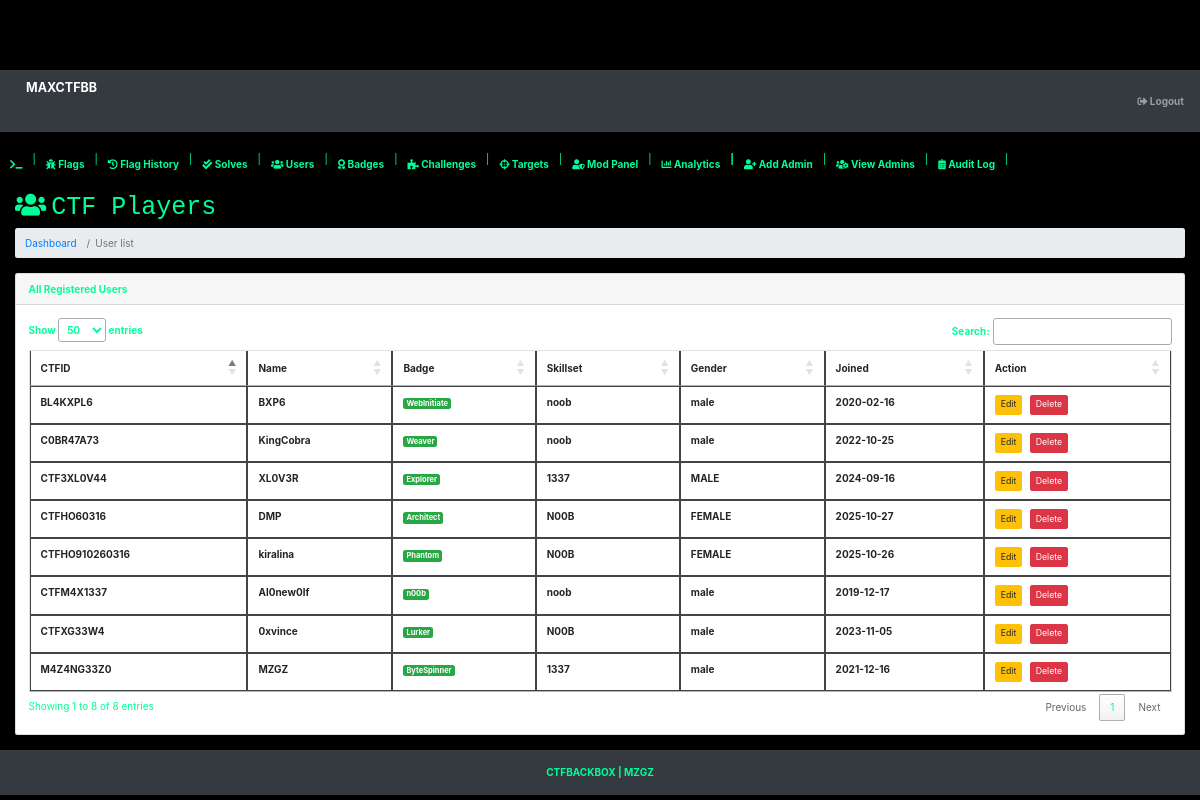
The app's page /admin/userz.php (signed in), older data.
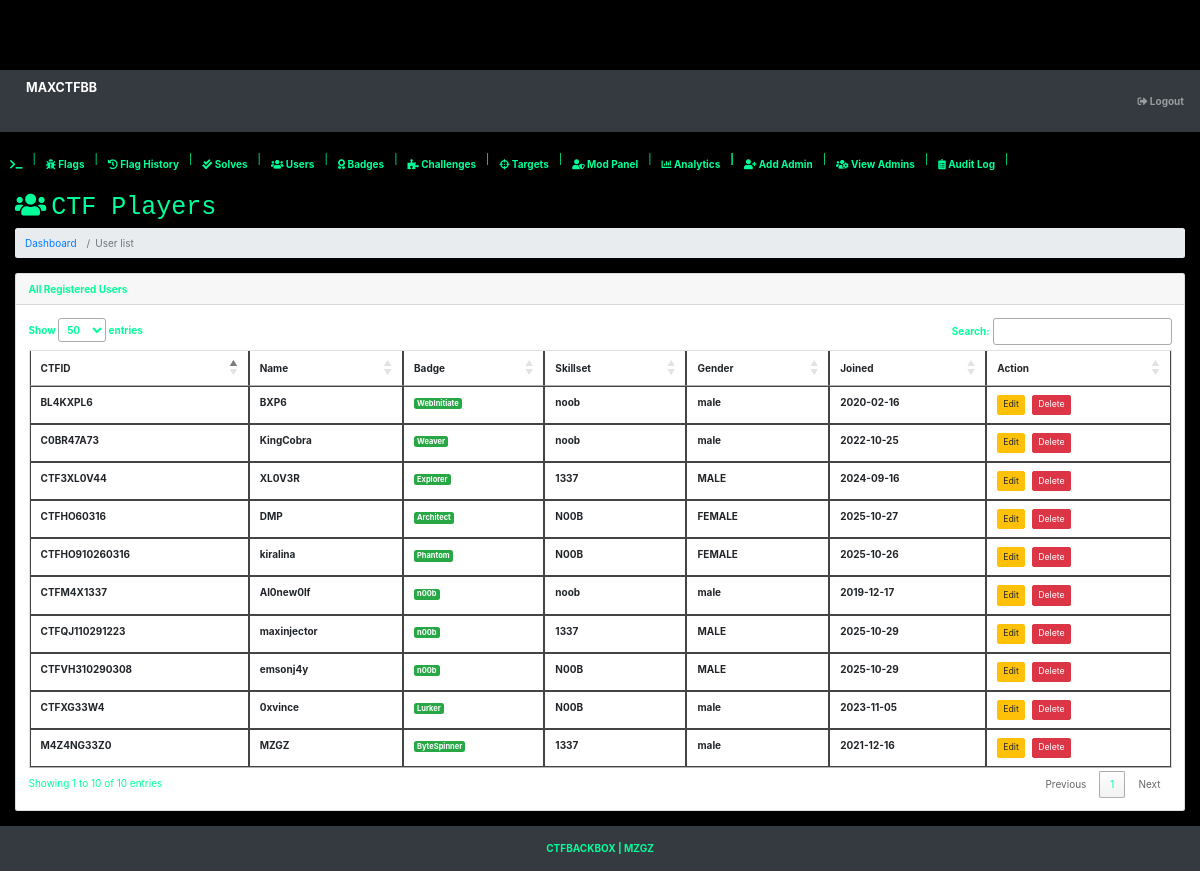
The same page, newer data.
### tables this page shows
CREATE TABLE `accounts` (
  `id` int(11) NOT NULL,
  `ctfid` varchar(30) NOT NULL COMMENT 'autoogenctfid',
  `ctfname` varchar(20) NOT NULL COMMENT 'cybername of user',
  `ctfscore` int(5) NOT NULL COMMENT 'score of user',
  `joined` varchar(20) NOT NULL COMMENT 'date user joined',
  `ctfskillset` varchar(4) NOT NULL COMMENT 'noob or 1337',
  `gender` varchar(10) NOT NULL COMMENT 'male ni or female',
  `ctfemail` varchar(30) NOT NULL COMMENT 'email',
  `ctfpassword` varchar(1000) NOT NULL COMMENT 'password',
  `farko` varchar(11) DEFAULT NULL COMMENT 'basic if uuser bypass d html reg'
);

CREATE TABLE `badges` (
  `id` int(11) NOT NULL,
  `title` varchar(50) NOT NULL,
  `vibe` varchar(255) NOT NULL,
  `required_score` int(11) NOT NULL DEFAULT '0'
);

### admin/userz.php (the view, shortened to what this page needs)
<?php include 'header.php'; ?>
<div id="layoutSidenav_content">
<main>
<div class="container-fluid">
<h1 class="mt-4"><i class="fas fa-users" style="margin-right: 5px;"></i>CTF Players</h1>
<ol class="breadcrumb mb-4">
    <li class="breadcrumb-item"><a href="dashboard.php">Dashboard</a></li>
    <li class="breadcrumb-item active">User list</li>
</ol>
<div class="card mb-4">
<div class="card-header text-green">All Registered Users</div>
<div class="card-body">
<div class="table-responsive">
<table class="table table-bordered text-green" id="userTable" width="100%" cellspacing="0">
<thead>
<tr>
    <th>CTFID</th>
    <th>Name</th>
    <th>Badge</th>
    <th>Skillset</th>
    <th>Gender</th>
    <th>Joined</th>
    <th>Action</th>
</tr>
</thead>
<tbody>
<?php
$get = "SELECT * FROM accounts ORDER BY ctfscore DESC";
$run = mysqli_query($conn,$get);
while($row = mysqli_fetch_array($run)){
    $ctfid = htmlspecialchars($row['ctfid'], ENT_QUOTES, 'UTF-8');
    $name = htmlspecialchars($row['ctfname'], ENT_QUOTES, 'UTF-8');
    $score = intval($row['ctfscore']);
    $skill = htmlspecialchars($row['ctfskillset'], ENT_QUOTES, 'UTF-8');
    $gender = htmlspecialchars($row['gender'], ENT_QUOTES, 'UTF-8');
    $joined = htmlspecialchars($row['joined'], ENT_QUOTES, 'UTF-8');
    $badge_query = mysqli_query($conn,"SELECT title FROM badges WHERE required_score <= '$score' ORDER BY required_score DESC LIMIT 1");
    $badge = mysqli_fetch_array($badge_query);
    $badge_title = $badge ? htmlspecialchars($badge['title'], ENT_QUOTES, 'UTF-8') : 'None';
?>
<tr data-id="<?php echo $ctfid; ?>">
    <td><?php echo $ctfid; ?></td>
    <td>
        <span class="name-text"><?php echo $name; ?></span>
    </td>
    <td><span class="badge badge-success"><?php echo $badge_title; ?></span></td>
    <td>
        <span class="skill-text"><?php echo $skill; ?></span>
    </td>
    <td>
        <span class="gender-text"><?php echo $gender; ?></span>
    </td>
    <td><?php echo $joined; ?></td>
    <td>
        <button class="btn btn-warning btn-sm edit-btn">Edit</button>
        <button class="btn btn-danger btn-sm delete-btn ml-2">Delete</button>
    </td>
</tr>
<?php } ?>
</tbody>
</table>
</div>
</div>
</div>
</div>
</main>
<?php include 'footer.php'; ?>
<link rel="stylesheet" href="https://cdn.datatables.net/1.13.6/css/jquery.dataTables.min.css">

### admin/header.php (shortened to what this page needs)
<!DOCTYPE html>
<html lang="en">
<head>
    <link href="css/hacker.css" rel="stylesheet" />
    <link href="css/alert.css" rel="stylesheet" />
    <link href="https://cdnjs.cloudflare.com/ajax/libs/font-awesome/5.15.4/css/all.min.css" rel="stylesheet" />
    <link href="https://cdn.jsdelivr.net/npm/bootstrap@4.6.2/dist/css/bootstrap.min.css" rel="stylesheet" />
</head>
<body class="sb-nav-fixed" style="background-color: #000; color: #00ff99;">
<nav class="navbar navbar-expand navbar-dark bg-dark">
    <a class="navbar-brand text-green" href="dashboard.php">MAXCTFBB</a>
    <ul class="navbar-nav ml-auto">
        <li class="nav-item"><a class="nav-link text-green" href="logout.php"><i class="fas fa-sign-out-alt"></i> Logout</a></li>
    </ul>
</nav>
<div id="layoutSidenav">
<div id="layoutSidenav_nav">
<nav class="sb-sidenav accordion sb-sidenav-dark" id="sidenavAccordion">
    <div class="sb-sidenav-menu">
        <div class="nav">
            <a class="nav-link text-green" href="dashboard.php"><i class="fas fa-terminal"></i> </a>|
            <a class="nav-link text-green" href="flags.php"><i class="fas fa-bug"></i> Flags</a>|
            <a class="nav-link text-green" href="ctflog.php"><i class="fas fa-history"></i> Flag History</a>|
            <a class="nav-link text-green" href="solves.php"><i class="fas fa-check-double"></i> Solves</a>|
            <a class="nav-link text-green" href="userz.php"><i class="fas fa-users"></i> Users</a>|
            <a class="nav-link text-green" href="badges.php"><i class="fas fa-award"></i> Badges</a>|
            <a class="nav-link text-green" href="challenges.php"><i class="fas fa-puzzle-piece"></i> Challenges</a>|
            <a class="nav-link text-green" href="targets.php"><i class="fas fa-crosshairs"></i> Targets</a>|
            <a class="nav-link text-green" href="modpanel.php"><i class="fas fa-user-shield"></i> Mod Panel</a>|
            <a class="nav-link text-green" href="analytics.php"><i class="fas fa-chart-bar"></i> Analytics</a>
            <div class="sb-sidenav-menu-heading text-green">|</div>
            <a class="nav-link text-green" href="addadmin.php"><i class="fas fa-user-plus"></i> Add Admin</a>|
            <a class="nav-link text-green" href="viewadmins.php"><i class="fas fa-users-cog"></i> View Admins</a>|
            <a class="nav-link text-green" href="auditlog.php"><i class="fas fa-clipboard-list"></i> Audit Log</a>|
        </div>
    </div>
</nav>
</div>
<div id="layoutSidenav_content">

### admin/footer.php (shortened to what this page needs)
<footer class="py-4 bg-dark mt-auto">
    <div class="container-fluid">
        <div class="text-center text-green">CTFBACKBOX | MZGZ</div>
    </div>
</footer>
</div>
</div>
</body>
</html>

### admin/css/alert.css (style rules this page uses)
.text-green { color: #00ff99; font-weight: bold; }
body { padding-top: 70px; }

Row changes from the older to the newer data that the page shows:
added accounts: ctfid "CTFVH310290308", ctfname "emsonj4y", badges.title "n00b", ctfskillset "N00B", gender "MALE", joined "2025-10-29"
added accounts: ctfid "CTFQJ110291223", ctfname "maxinjector", badges.title "n00b", ctfskillset "1337", gender "MALE", joined "2025-10-29"
Text that changed along with them:
text written by a page script: "Show entries Search: Showing 1 to 8 of 8 entries Previous 1 Next" → "Show entries Search: Showing 1 to 10 of 10 entries Previous 1 Next"
